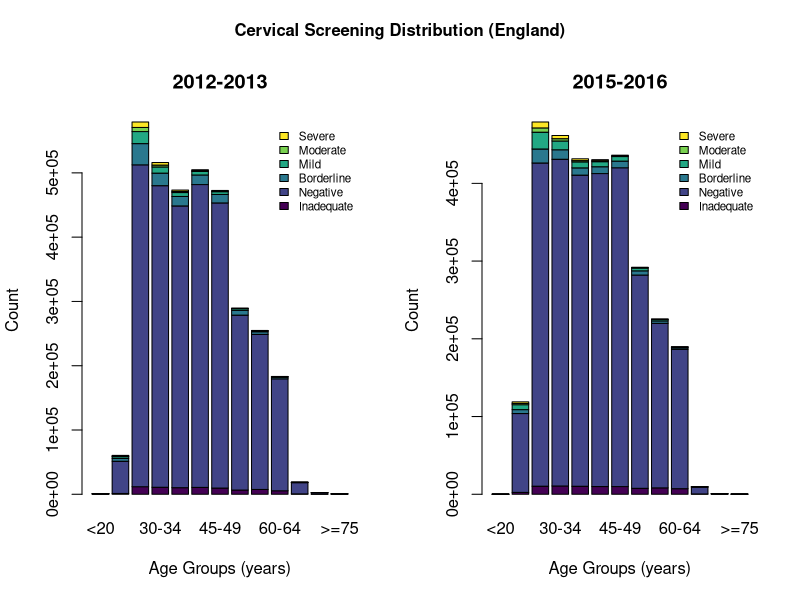
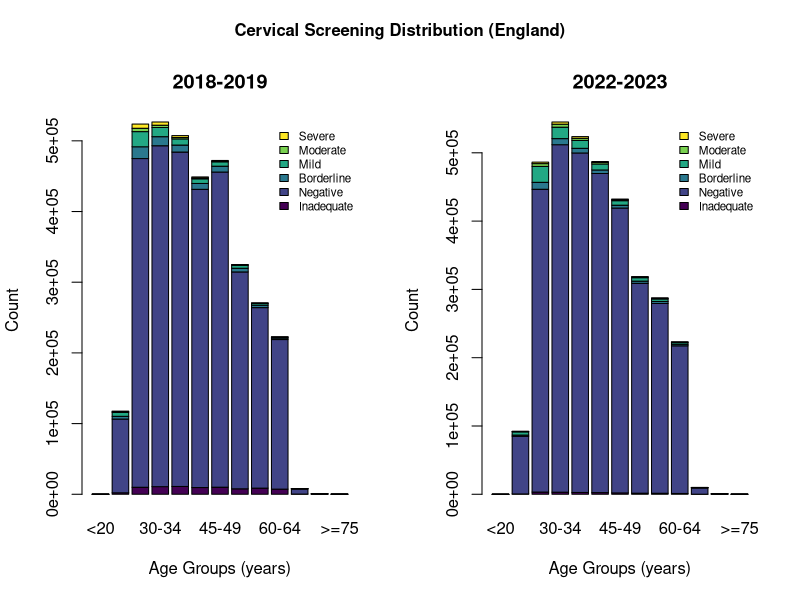
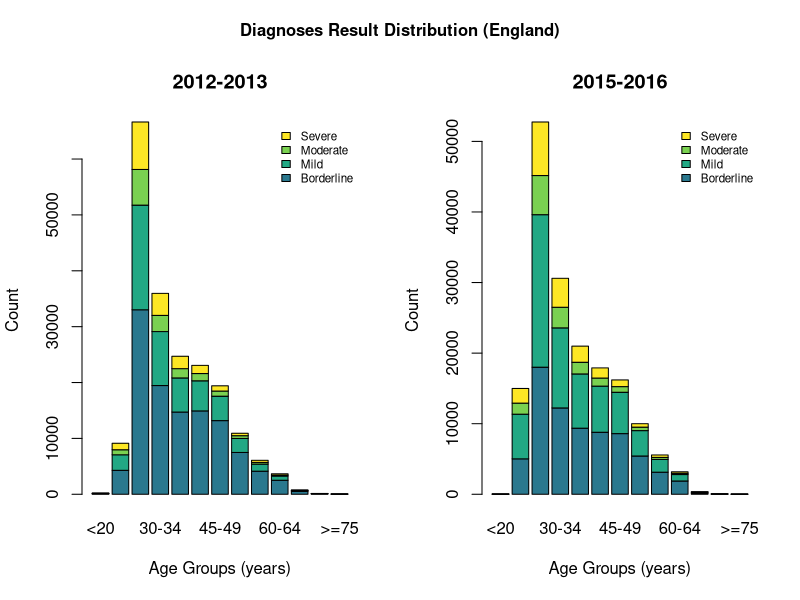
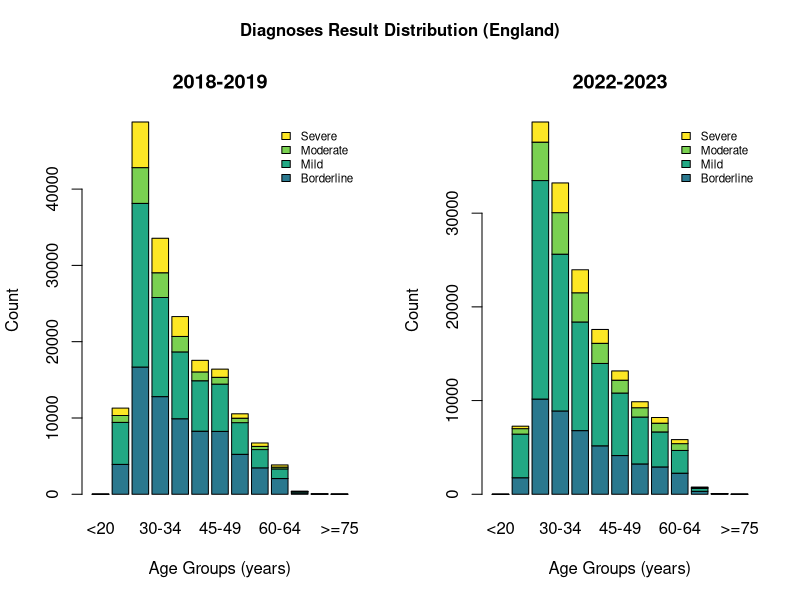
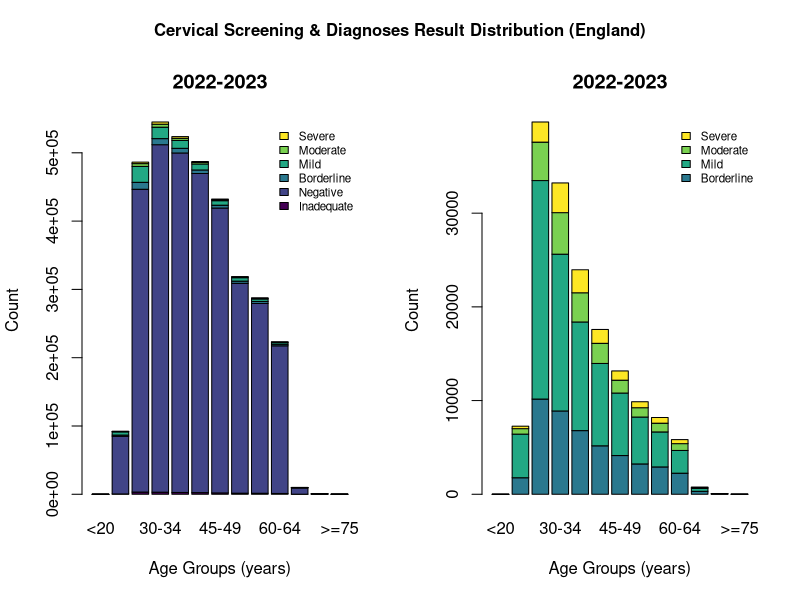
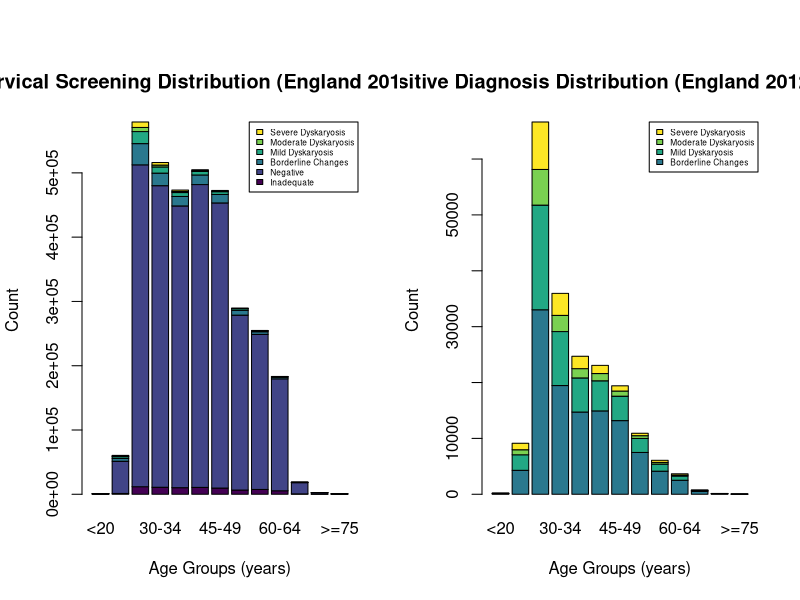

Recreate these plots in R, in order.
## ---- chunk 1
knitr::opts_chunk$set(echo = TRUE)
## ---- chunk 2
source <- read.csv("cervical-programme-annual-2022-23-csvs/kc61_sample_result_age_source.csv")

source$Severe_dyskaryosis <- gsub("not included", NA, source$Severe_dyskaryosis)

uniq_ind <- unique(source$Indicator)
for (i in 1:length(uniq_ind)){
  source$Indicator <- gsub(uniq_ind[i], i, source$Indicator)
} 
source$Indicator <- as.numeric(source$Indicator)

for (i in 1:length(uniq_ind)){
  df <- data.frame(source[source$Indicator == i, ])
  df_name <- paste0("df", i)
  assign(df_name, df)
}

severe_NA <- source[is.na(source$Severe_dyskaryosis) == FALSE, ]
severe_NA$Severe_dyskaryosis <- as.numeric(severe_NA$Severe_dyskaryosis)
# all code taken above are taken from initial ProjectCheckIn document
# all code was used for cleaning data

suppressMessages(library(viridisLite))
suppressMessages(library(viridis))
suppressMessages(library(fields))

diagnosis_color <- color.scale(1:6, viridis(6))
diagnosis_col <- which(colnames(severe_NA) == "Inadequate" |
                         colnames(severe_NA) == "Negative" |
                         colnames(severe_NA) == "Borderline_changes" |
                         colnames(severe_NA) == "Mild_dyskaryosis" |
                         colnames(severe_NA) == "Moderate_dyskaryosis" | 
                         colnames(severe_NA) == "Severe_dyskaryosis")

par(mfrow = c(1,2), oma = c(0, 0, 2, 0))
for (i in 1:2) {
  y <- c("2012-13", "2015-16", "2018-19", "2022-23")
  df <- which(severe_NA$CollectionYearRange == y[i] & 
                severe_NA$Org_Name == "England" &
                suppressWarnings(severe_NA$Indicator == c(1:13)))
  plot <- severe_NA[df, diagnosis_col]
  plot <- t(plot)
  rownames(plot) <- c("Inadequate", "Negative", 
                    "Borderline", "Mild",
                    "Moderate", "Severe")
  colnames(plot) <- c("<20", "20-24", "25-29", "30-34", "35-39", 
                      "40-44", "45-49", "50-54", "55-59", "60-64", 
                      "65-69", "70-74", ">=75")
  plot_title <- c("2012-2013", "2015-2016", "2018-2019", "2022-2023")
  plot <- as.matrix(plot)
  
  barplot(plot,
        col = diagnosis_color,
        legend.text = row.names(plot),
        args.legend = list(x = "topright", cex = 0.7, bty = "n"),
        main = plot_title[i],
        xlab = "Age Groups (years)",
        ylab = "Count")
}
mtext("Cervical Screening Distribution (England)", side = 3, outer = TRUE, font = 2)

## ---- chunk 3
par(mfrow = c(1,2), oma = c(0, 0, 2, 0))
for (i in 3:4) {
  y <- c("2012-13", "2015-16", "2018-19", "2022-23")
  df <- which(severe_NA$CollectionYearRange == y[i] & 
                severe_NA$Org_Name == "England" &
                suppressWarnings(severe_NA$Indicator == c(1:13)))
  plot <- severe_NA[df, diagnosis_col]
  plot <- t(plot)
  rownames(plot) <- c("Inadequate", "Negative", 
                    "Borderline", "Mild",
                    "Moderate", "Severe")
  colnames(plot) <- c("<20", "20-24", "25-29", "30-34", "35-39", 
                      "40-44", "45-49", "50-54", "55-59", "60-64", 
                      "65-69", "70-74", ">=75")
  plot_title <- c("2012-2013", "2015-2016", "2018-2019", "2022-2023")
  plot <- as.matrix(plot)
  
  barplot(plot,
        col = diagnosis_color,
        legend.text = row.names(plot),
        args.legend = list(x = "topright", cex = 0.7, bty = "n"),
        main = plot_title[i],
        xlab = "Age Groups (years)",
        ylab = "Count")
}
mtext("Cervical Screening Distribution (England)", side = 3, outer = TRUE, font = 2)

## ---- chunk 4
par(mfrow = c(1,2), oma = c(0 , 0, 2, 0))
for (i in 1:2) {
  y <- c("2012-13", "2015-16", "2018-19", "2022-23")
  df <- which(severe_NA$CollectionYearRange == y[i] & 
                severe_NA$Org_Name == "England" &
                suppressWarnings(severe_NA$Indicator == c(1:13)))
  df <- which(severe_NA$CollectionYearRange == y[i])
  plot <- severe_NA[df, diagnosis_col]
  plot <- t(plot)
  rownames(plot) <- c("Inadequate", "Negative", 
                    "Borderline", "Mild",
                    "Moderate", "Severe")
  colnames(plot) <- c("<20", "20-24", "25-29", "30-34", "35-39", 
                      "40-44", "45-49", "50-54", "55-59", "60-64", 
                      "65-69", "70-74", ">=75")
  plot_title <- c("2012-2013", "2015-2016", "2018-2019", "2022-2023")
  plot <- as.matrix(plot)
  plot_2 <- plot[-(1:2), ]
  
  barplot(plot_2,
        col = diagnosis_color[c(3:6)],
        legend.text = row.names(plot_2),
        args.legend = list(x = "topright", cex = 0.7, bty = "n"),
        main = plot_title[i],
        xlab = "Age Groups (years)",
        ylab = "Count")
}
mtext("Diagnoses Result Distribution (England)", side = 3, outer = TRUE, font = 2)
## ---- chunk 5
par(mfrow = c(1,2), oma = c(0 , 0, 2, 0))
for (i in 3:4) {
  y <- c("2012-13", "2015-16", "2018-19", "2022-23")
  df <- which(severe_NA$CollectionYearRange == y[i] & 
                severe_NA$Org_Name == "England" &
                suppressWarnings(severe_NA$Indicator == c(1:13)))
  plot <- severe_NA[df, diagnosis_col]
  plot <- t(plot)
  rownames(plot) <- c("Inadequate", "Negative", 
                    "Borderline", "Mild",
                    "Moderate", "Severe")
  colnames(plot) <- c("<20", "20-24", "25-29", "30-34", "35-39", 
                      "40-44", "45-49", "50-54", "55-59", "60-64", 
                      "65-69", "70-74", ">=75")
  plot_title <- c("2012-2013", "2015-2016", "2018-2019", "2022-2023")
  plot <- as.matrix(plot)
  plot_2 <- plot[-(1:2), ]
  
  barplot(plot_2,
        col = diagnosis_color[c(3:6)],
        legend.text = row.names(plot_2),
        args.legend = list(x = "topright", cex = 0.7, bty = "n"),
        main = plot_title[i],
        xlab = "Age Groups (years)",
        ylab = "Count")
}
mtext("Diagnoses Result Distribution (England)", side = 3, outer = TRUE, font = 2)
## ---- chunk 6
# preliminary code in order to incorporate 2022-2023 into the for loop
# this section of code is not used in the actual graphs

par(mfrow = c(1,2), oma = c(0, 0, 2, 0))
england_2223 <- which(severe_NA$CollectionYearRange == "2022-23" & 
                        severe_NA$Org_Name == "England")
plot <- severe_NA[england_2223, diagnosis_col]
plot <- plot[-c(14:19), ]
plot <- t(plot)
rownames(plot) <- c("Inadequate", "Negative", 
                    "Borderline", "Mild",
                    "Moderate", "Severe")
colnames(plot) <- c("<20", "20-24", "25-29", "30-34", "35-39", "40-44", "45-49", "50-54", "55-59", "60-64", "65-69", "70-74", ">=75")
plot <- as.matrix(plot)

barplot(plot,
        col = diagnosis_color,
        legend.text = row.names(plot),
        args.legend = list(x = "topright", cex = 0.7, bty = "n"),
        main = "2022-2023",
        xlab = "Age Groups (years)",
        ylab = "Count")

plot_2223 <- plot[-(1:2), ]

barplot(plot_2223,
        col = diagnosis_color[c(3:6)],
        legend.text = row.names(plot_2223),
        args.legend = list(x = "topright", cex = 0.7, bty = "n"),
        main = "2022-2023",
        xlab = "Age Groups (years)",
        ylab = "Count")
mtext("Cervical Screening & Diagnoses Result Distribution (England)", side = 3, outer = TRUE, font = 2)

## ---- chunk 7
# initial code prepared for `for` loop
# this section of code is not used in the actual graphs

england_1213 <- which(severe_NA$CollectionYearRange == "2012-13")
england_1516 <- which(severe_NA$CollectionYearRange == "2015-16")
england_1819 <- which(severe_NA$CollectionYearRange == "2018-19")
diagnosis_col <- which(colnames(severe_NA) == "Inadequate" |
                         colnames(severe_NA) == "Negative" |
                         colnames(severe_NA) == "Borderline_changes" |
                         colnames(severe_NA) == "Mild_dyskaryosis" |
                         colnames(severe_NA) == "Moderate_dyskaryosis" | 
                         colnames(severe_NA) == "Severe_dyskaryosis")

plot <- severe_NA[england_1213, diagnosis_col]
plot <- t(plot)
rownames(plot) <- c("Inadequate", "Negative", 
                    "Borderline Changes", "Mild Dyskaryosis",
                    "Moderate Dyskaryosis", "Severe Dyskaryosis")
colnames(plot) <- c("<20", "20-24", "25-29", "30-34", "35-39", "40-44", "45-49", "50-54", "55-59", "60-64", "65-69", "70-74", ">=75")
plot <- as.matrix(plot)

barplot(plot,
        col = diagnosis_color,
        legend.text = row.names(plot),
        args.legend = list(x = "topright", cex = 0.5),
        main = "Cervical Screening Distribution (England 2012-2013)",
        xlab = "Age Groups (years)",
        ylab = "Count")

plot_1213 <- plot[-(1:2), ]

barplot(plot_1213,
        col = diagnosis_color[c(3:6)],
        legend.text = row.names(plot_1213),
        args.legend = list(x = "topright", cex = 0.5),
        main = "Positive Diagnosis Distribution (England 2012-2013)",
        xlab = "Age Groups (years)",
        ylab = "Count")

## ---- chunk 8
row_select <- sample(1:nrow(severe_NA), nrow(severe_NA) / 2)
col_exclude <- c(1:6, 8, 17)

source_train <- severe_NA[row_select, -col_exclude]
source_test <- severe_NA[-row_select, -col_exclude]

suppressMessages(library(glmnet))

cn <- colnames(source_train)
exclude <- which(cn == "Severe_dyskaryosis")
X <- as.matrix(source_train[ , -exclude])

suppressWarnings(source_lasso <- cv.glmnet(X, source_train$Severe_dyskaryosis))
coef(source_lasso)

Y <- as.matrix(source_test[ , -exclude])
suppressWarnings(source_predict <- predict(source_lasso, newx = Y))

cor(source_predict, source_test$Severe_dyskaryosis) ^ 2
source_errors <- source_test$Severe_dyskaryosis - source_predict
sqrt(mean(source_errors ^ 2))  
mean(abs(source_errors))
  
## ---- chunk 9
lasso_data <- severe_NA[severe_NA$CollectionYearRange == "2022-23" &
                          suppressWarnings(severe_NA$Indicator == c(1:13)), ]
row_select <- sample(1:nrow(lasso_data), nrow(lasso_data) / 2)
col_exclude <- c(1:6, 8, 17)

source_train <- lasso_data[row_select, -col_exclude]
source_test <- lasso_data[-row_select, -col_exclude]

cn <- colnames(source_train)
exclude <- which(cn == "Severe_dyskaryosis")
X <- as.matrix(source_train[ , -exclude])

suppressWarnings(source_lasso <- cv.glmnet(X, source_train$Severe_dyskaryosis))
coef(source_lasso)

Y <- as.matrix(source_test[ , -exclude])
suppressWarnings(source_predict <- predict(source_lasso, newx = Y))

cor(source_predict, source_test$Severe_dyskaryosis) ^ 2
source_errors <- source_test$Severe_dyskaryosis - source_predict
sqrt(mean(source_errors ^ 2))  
mean(abs(source_errors))
  
